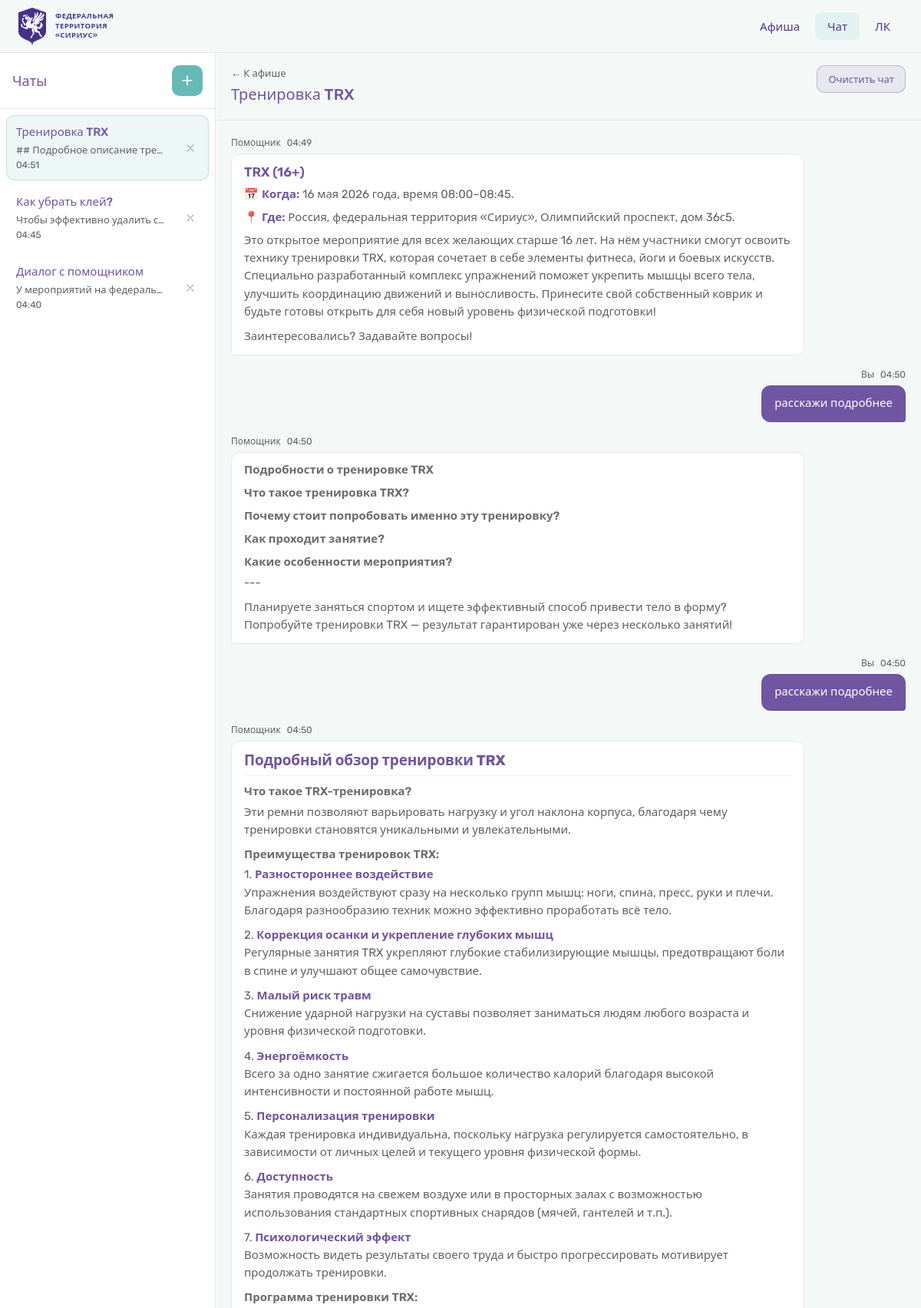
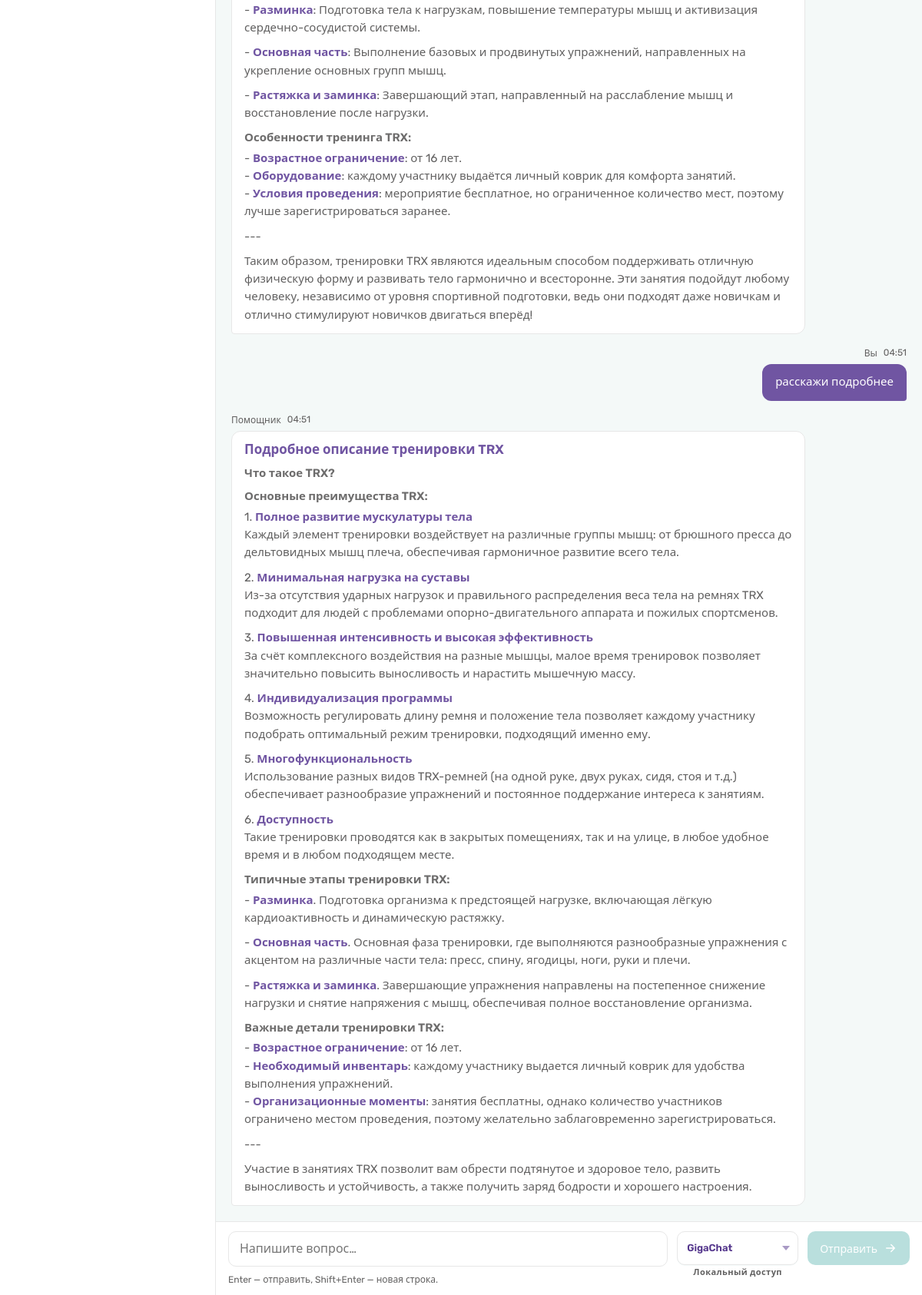
The app's page /chat/ (signed in) with its own data (2 pictures, top to bottom).
### assistant/models.py (models this page shows, shortened)
class ChatThread(models.Model):
    user = models.ForeignKey(
        settings.AUTH_USER_MODEL,
        on_delete=models.CASCADE,
        related_name="assistant_threads",
    )
    thread_id = models.CharField(
        max_length=32,
        db_index=True,
        help_text="Строковый id из UI (случайный hex).",
    )
    title = models.CharField(max_length=200, default="Новый чат")
    sort_rank = models.PositiveIntegerField(default=0)
    focus_event_id = models.IntegerField(null=True, blank=True)
    event_title_hint = models.CharField(max_length=256, blank=True, default="")
    created_at = models.DateTimeField(auto_now_add=True)
    updated_at = models.DateTimeField(auto_now=True)
    class Meta:
        constraints = [
            models.UniqueConstraint(
                fields=("user", "thread_id"),
                name="assistant_chatthread_user_thread_uid",
            )
        ]
        ordering = ("sort_rank", "updated_at")

class ChatMessage(models.Model):
    ROLE_USER = "user"
    ROLE_ASSISTANT = "assistant"
    thread = models.ForeignKey(
        ChatThread,
        on_delete=models.CASCADE,
        related_name="messages_rows",
    )
    role = models.CharField(max_length=16)
    text = models.TextField()
    time_label = models.CharField(max_length=16, blank=True, default="")
    sort_order = models.PositiveIntegerField(default=0)
    class Meta:
        ordering = ("sort_order", "id")

class User(AbstractUser):
    username = models.CharField(_("display name"), max_length=150, blank=True)
    email = models.EmailField(_("email address"), unique=True)
    gigachat_plan_slug = models.CharField(
        _("GigaChat plan"),
        max_length=32,
        default="gigachat",
        help_text="Модель GigaChat для чата (slug из settings.GIGACHAT_PLAN_OPTIONS).",
    )
    USERNAME_FIELD = "email"
    REQUIRED_FIELDS: list[str] = []
    objects = UserManager()
    class Meta:
        verbose_name = _("user")
        verbose_name_plural = _("users")

### assistant/views.py (the view, shortened to what this page needs)
# urls.py: path('chat/', views.ChatView.as_view(), name='chat'),
class ChatView(TemplateView):
    template_name = "assistant/chat.html"
    def get(self, request, *args, **kwargs):
        ev_raw = request.GET.get("event")
        state = get_chat_state(request)
        chat_param = request.GET.get("chat")
        if chat_param and chat_param in state["threads"]:
            if state["active_id"] != chat_param:
                state["active_id"] = chat_param
                save_chat_state(request, state)
        if state["active_id"] not in state["threads"]:
            state["active_id"] = state["order"][0]
            save_chat_state(request, state)
        return super().get(request, *args, **kwargs)
    def get_context_data(self, **kwargs):
        context = super().get_context_data(**kwargs)
        context["nav_section"] = "chat"
        state = get_chat_state(self.request)
        active_id = state["active_id"]
        thread = state["threads"][active_id]
        chats_sidebar: list[dict] = []
        for tid in state["order"]:
            t = state["threads"][tid]
            chats_sidebar.append({
                "id": tid,
                "title": t.get("title") or "Новый чат",
                "preview": thread_preview(t),
                "updated": last_time_label(t),
            })
        context["chats"] = chats_sidebar
        context["active_chat_id"] = active_id
        context["chat_messages"] = list(thread.get("messages") or [])
        context["active_chat"] = {"title": thread.get("title") or "Чат"}
        context["thread_focus_event_id"] = thread.get("focus_event_id")
        context["chat_api_url"] = reverse("assistant:api_chat")
        context["chat_clear_url"] = reverse("assistant:chat_clear")
        context["chat_new_url"] = f"{reverse('assistant:chat')}?new=1"
        return context

### assistant/templates/assistant/chat.html (shortened to what this page needs)
{% extends "assistant/base.html" %}
{% load static %}
{% load chat_display %}
{% block html_class %}v-theme--light page-chat{% endblock %}
{% block content %}
<div class="chat-workspace">
    <aside class="chat-sidebar bg-surface" aria-label="Список чатов">
        <div class="chat-sidebar__head">
            <h2 class="chat-sidebar__title text-secondary">Чаты</h2>
            <a href="{{ chat_new_url }}" class="chat-sidebar__new bg-primary" title="Новый чат">
                <svg width="20" height="20" viewBox="0 0 24 24" fill="none" aria-hidden="true">
                    <path d="M12 5v14M5 12h14" stroke="currentColor" stroke-width="2" stroke-linecap="round"/>
                </svg>
            </a>
        </div>
        <ul class="chat-list" role="list">
            {% for c in chats %}
            <li class="chat-list__item-wrap">
                <div class="chat-list__row{% if c.id == active_chat_id %} chat-list__row--active{% endif %}">
                    <a
                        href="{% url 'assistant:chat' %}?chat={{ c.id }}"
                        class="chat-list__item{% if c.id == active_chat_id %} chat-list__item--active{% endif %}"
                        {% if c.id == active_chat_id %}aria-current="page"{% endif %}
                    >
                        <span class="chat-list__title text-secondary">{{ c.title }}</span>
                        {% if c.preview %}
                            <span class="chat-list__preview text-additional">{{ c.preview }}</span>
                        {% else %}
                            <span class="chat-list__preview text-additional">Пока без сообщений</span>
                        {% endif %}
                        {% if c.updated %}
                            <span class="chat-list__time text-additional">{{ c.updated }}</span>
                        {% endif %}
                    </a>
                    <form method="post" action="{% url 'assistant:chat_delete' c.id %}" class="chat-list__delete-form" title="Удалить чат" onclick="event.stopPropagation();">
                        <button type="submit" class="chat-list__delete" aria-label="Удалить чат «{{ c.title }}»">
                            <svg width="16" height="16" viewBox="0 0 24 24" fill="none" aria-hidden="true">
                                <path d="M6 6l12 12M18 6L6 18" stroke="currentColor" stroke-width="2" stroke-linecap="round"/>
                            </svg>
                        </button>
                    </form>
                </div>
            </li>
            {% empty %}
            <li class="chat-list__empty text-additional">Нет чатов</li>
            {% endfor %}
        </ul>
    </aside>
    <section class="chat-main" aria-labelledby="chat-title">
        <header class="chat-main__head bg-primary-surface-lighten-1">
            <div class="chat-main__head-main">
                <a href="{% url 'assistant:afisha' %}" class="chat-back-link text-additional">← К афише</a>
                <h1 id="chat-title" class="chat-main__title text-secondary">
                    {% if active_chat %}{{ active_chat.title }}{% else %}Помощник{% endif %}
                </h1>
            </div>
            <div class="chat-main__head-actions chat-main__head-actions--split">
                <form method="post" action="{{ chat_clear_url }}" class="chat-head-form">
                    <button type="submit" class="chat-clear-btn" aria-label="Очистить сообщения в этом чате">
                        Очистить чат
                    </button>
                </form>
            </div>
        </header>
        <div class="chat-panel bg-surface" role="region" aria-label="Диалог с помощником">
            <div class="chat-messages bg-primary-surface-lighten-1" id="chat-messages" aria-live="polite">
                {% if chat_messages %}
                <div class="chat-messages__thread">
                    {% for message in chat_messages %}
                    <article class="chat-msg chat-msg--{{ message.role }}">
                        <div class="chat-msg__meta">
                            <span class="chat-msg__author text-additional">
                                {% if message.role == 'user' %}Вы{% else %}Помощник{% endif %}
                            </span>
                            <time class="chat-msg__time text-additional">{{ message.time }}</time>
                        </div>
                        <div class="chat-msg__bubble{% if message.role == 'user' %} bg-secondary{% else %} bg-surface chat-msg__bubble--rich{% endif %}">{% if message.role == 'user' %}{{ message.text }}{% else %}{{ message.text|assistant_bubble_html }}{% endif %}</div>
                    </article>
                    {% endfor %}
                </div>
                {% endif %}
            </div>
            <div class="chat-composer bg-surface">
                <form
                    class="chat-composer__msg-form"
                    id="chat-form"
                    data-chat-api="{{ chat_api_url }}"
                    data-chat-id="{{ active_chat_id }}"
                    action="{% url 'assistant:chat' %}?chat={{ active_chat_id }}"
                    method="post"
                    novalidate
                >
                    <div class="chat-composer__field">
                        <textarea
                            id="chat-input"
                            name="message"
                            class="chat-composer__input"
                            rows="1"
                            placeholder="Напишите вопрос…"
                            autocomplete="off"
                            maxlength="4000"
                            aria-describedby="chat-hint"
                        ></textarea>
                        <span id="chat-hint" class="chat-composer__hint text-additional">
                            Enter — отправить, Shift+Enter — новая строка.
                        </span>
                    </div>
                </form>
                {% if show_local_gigachat_banner %}
                    {% include "assistant/partials/local_gigachat_banner.html" %}
                {% endif %}
                <button
                    type="submit"
                    form="chat-form"
                    class="chat-composer__submit bg-primary"
                    id="chat-submit"
                    disabled
                >
                    <span>Отправить</span>
                    <svg viewBox="0 0 24 24" fill="none" aria-hidden="true">
                        <path d="M5 12h14M13 6l6 6-6 6" stroke="currentColor" stroke-width="2" stroke-linecap="round" stroke-linejoin="round"/>
                    </svg>
                </button>
            </div>
        </div>
    </section>
</div>
{% endblock %}

### assistant/templates/assistant/base.html (shortened to what this page needs)
{% load static %}
<!DOCTYPE html>
<html lang="ru" class="{% block html_class %}v-theme--light{% endblock %}">
<head>
    <link rel="stylesheet" href="{% static 'assistant/css/style.css' %}">
    <link rel="stylesheet" href="{% static 'assistant/css/chat-layout.css' %}">
</head>
<body class="{% block body_class %}bg-background{% endblock %}">
    <div class="app-shell">
        <header class="app-header bg-primary-surface-lighten-1">
            <div class="app-header__inner">
                <div class="app-header__lead">
                    <a href="{% url 'assistant:afisha' %}" class="app-brand" aria-label="На главную — афиша">
                        <span class="app-brand__logo">
                            <img
                                src="{% static 'assistant/logo.svg' %}"
                                width="42"
                                height="56"
                                alt="Логотип федеральной территории «Сириус»"
                            >
                        </span>
                        <span class="app-brand__text text-logo">ФЕДЕРАЛЬНАЯ<br>ТЕРРИТОРИЯ<br>«СИРИУС»</span>
                    </a>
                </div>
                <nav class="app-nav" aria-label="Основная навигация">
                    {% with section=nav_section|default:"afisha" %}
                        <a href="{% url 'assistant:afisha' %}" class="app-nav__item app-nav__link text-secondary-darken-1{% if section == 'afisha' %} app-nav__item--active{% endif %}">
                            Афиша
                        </a>
                        <a href="{% url 'assistant:chat' %}" class="app-nav__item app-nav__link text-secondary-darken-1{% if section == 'chat' %} app-nav__item--active{% endif %}">
                            Чат
                        </a>
                        {% if user.is_authenticated %}
                        <a href="{% url 'assistant:cabinet' %}" class="app-nav__item app-nav__link text-secondary-darken-1{% if section == 'cabinet' %} app-nav__item--active{% endif %}" title="Личный кабинет" aria-label="Личный кабинет">
                            ЛК
                        </a>
                        {% else %}
                        <a href="{% url 'assistant:cabinet' %}" class="app-nav__item app-nav__link text-secondary-darken-1{% if section == 'cabinet' or section == 'login' or section == 'register' %} app-nav__item--active{% endif %}" title="Вход и регистрация — личный кабинет" aria-label="Личный кабинет">
                            ЛК
                        </a>
                        {% endif %}
                    {% endwith %}
                </nav>
            </div>
        </header>
        <main class="app-main">
            {% block content %}{% endblock %}
        </main>
    </div>
</body>
</html>

### assistant/templates/assistant/partials/local_gigachat_banner.html (shortened to what this page needs)
<div class="chat-local-giga">
    <form method="post" action="{{ local_gigachat_plan_url }}" class="chat-local-giga__form">
        <div class="chat-local-giga__wrap bg-surface">
            <select
                id="chat-local-giga-plan"
                name="plan_slug"
                class="chat-local-giga__select text-secondary-darken-1"
                autocomplete="off"
                onchange="this.form.submit()"
                title="Модель GigaChat при локальном доступе (loopback)"
            >
                {% for o in local_gigachat_banner_options %}
                    <option value="{{ o.slug }}" {% if local_gigachat_banner_slug == o.slug %}selected{% endif %}>{{ o.label }}</option>
                {% endfor %}
            </select>
        </div>
        <label class="chat-local-giga__label text-additional" for="chat-local-giga-plan">Локальный доступ</label>
    </form>
</div>

### records on screen
ChatThread: title "Тренировка TRX", title "Тренировка TRX"
ChatMessage: updated "04:51", time "04:51", text|assistant_bubble_html "Подробное описание тренировки TRX Что такое TRX? Основные преимущества TRX: 1. Полное развитие мускулатуры тела Каждый элемент тренировки воздействует на различные группы мышц: от брюшного пресса до дельтовидных мышц плеча, обеспечивая гармоничное развитие всего тела. 2. Минимальная нагрузка на суставы Из-за отсутствия ударных нагрузок и правильного распределения веса тела на ремнях TRX подходит для людей с проблемами опорно-двигательного аппарата и пожилых спортсменов. 3. Повышенная интенсивность и высокая эффективность За счёт комплексного воздействия на разные мышцы, малое время тренировок позволяет значительно повысить выносливость и нарастить мышечную массу. 4. Индивидуализация…"
ChatThread: title "Как убрать клей?"
ChatMessage: updated "04:45"
ChatThread: title "Диалог с помощником"
ChatMessage: updated "04:40"
ChatMessage: time "04:49", text|assistant_bubble_html "TRX (16+) Когда: 16 мая 2026 года, время 08:00–08:45. Где: Россия, федеральная территория «Сириус», Олимпийский проспект, дом 36с5. Это открытое мероприятие для всех желающих старше 16 лет. На нём участники смогут освоить технику тренировки TRX, которая сочетает в себе элементы фитнеса, йоги и боевых искусств. Специально разработанный комплекс упражнений поможет укрепить мышцы всего тела, улучшить координацию движений и выносливость. Принесите свой собственный коврик и будьте готовы открыть для себя новый уровень физической подготовки! Заинтересовались? Задавайте вопросы!"
ChatMessage: time "04:50", text "расскажи подробнее"
ChatMessage: time "04:50", text|assistant_bubble_html "Подробности о тренировке TRX Что такое тренировка TRX? Почему стоит попробовать именно эту тренировку? Как проходит занятие? Какие особенности мероприятия? --- Планируете заняться спортом и ищете эффективный способ привести тело в форму? Попробуйте тренировки TRX — результат гарантирован уже через несколько занятий!"
ChatMessage: time "04:50", text "расскажи подробнее"
ChatMessage: time "04:50", text|assistant_bubble_html "Подробный обзор тренировки TRX Что такое TRX-тренировка? Эти ремни позволяют варьировать нагрузку и угол наклона корпуса, благодаря чему тренировки становятся уникальными и увлекательными. Преимущества тренировок TRX: 1. Разностороннее воздействие Упражнения воздействуют сразу на несколько групп мышц: ноги, спина, пресс, руки и плечи. Благодаря разнообразию техник можно эффективно проработать всё тело. 2. Коррекция осанки и укрепление глубоких мышц Регулярные занятия TRX укрепляют глубокие стабилизирующие мышцы, предотвращают боли в спине и улучшают общее самочувствие. 3. Малый риск травм Снижение ударной нагрузки на суставы позволяет заниматься людям любого возраста и уровня физической…"
ChatMessage: time "04:51", text "расскажи подробнее"
User: plan_slug "GigaChat"

### other values on screen
{{ c.preview }} "## Подробное описание тре…" "Чтобы эффективно удалить с…" "У мероприятий на федераль…"
